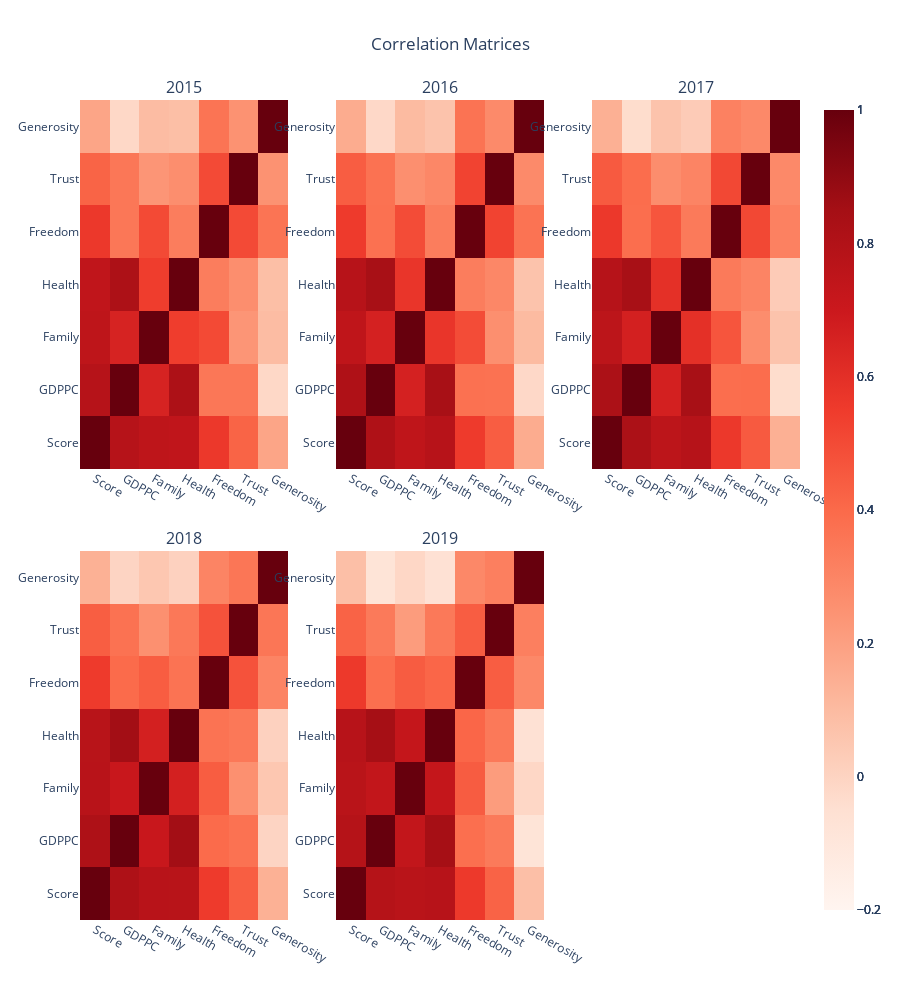

This figure's notebook cell:
### Code cell
fig = make_subplots(rows=2, cols=3, subplot_titles=('2015', '2016', '2017', '2018', '2019'), vertical_spacing=0.1)

i = 1
j = 1

for corr in df_range:
    fig.add_trace(go.Heatmap(z=corr, x=corr.columns, y=corr.columns, hoverongaps = False, zmin=-0.2, zmax=1, colorscale='Reds'), row=i, col=j)
    j += 1
    if j == 4:
        j = 1
        i += 1
fig.update_layout(title='Correlation Matrices', height=1000, title_x=0.5)
fig.show()

### Figure 1 — Plotly figure (JSON) as saved in the notebook; plotly's stock layout.template omitted (floating-point values rounded to 4 significant figures)
{"data": [{"colorscale": [[0, "rgb(255,245,240)"], [0.125, "rgb(254,224,210)"], [0.25, "rgb(252,187,161)"], [0.375, "rgb(252,146,114)"], [0.5, "rgb(251,106,74)"], [0.625, "rgb(239,59,44)"], [0.75, "rgb(203,24,29)"], [0.875, "rgb(165,15,21)"], [1, "rgb(103,0,13)"]], "hoverongaps": false, "type": "heatmap", "x": ["Score", "GDPPC", "Family", "Health", "Freedom", "Trust", "Generosity"], "xaxis": "x", "y": ["Score", "GDPPC", "Family", "Health", "Freedom", "Trust", "Generosity"], "yaxis": "y", "z": [[1.0, 0.7833, 0.7497, 0.7446, 0.5624, 0.4201, 0.1816], [0.7833, 1.0, 0.6542, 0.8203, 0.353, 0.3516, -0.01719], [0.7497, 0.6542, 1.0, 0.5442, 0.5026, 0.2378, 0.09406], [0.7446, 0.8203, 0.5442, 1.0, 0.3292, 0.2635, 0.08466], [0.5624, 0.353, 0.5026, 0.3292, 1.0, 0.5007, 0.3621], [0.4201, 0.3516, 0.2378, 0.2635, 0.5007, 1.0, 0.2511], [0.1816, -0.01719, 0.09406, 0.08466, 0.3621, 0.2511, 1.0]], "zmax": 1, "zmin": -0.2}, {"colorscale": [[0, "rgb(255,245,240)"], [0.125, "rgb(254,224,210)"], [0.25, "rgb(252,187,161)"], [0.375, "rgb(252,146,114)"], [0.5, "rgb(251,106,74)"], [0.625, "rgb(239,59,44)"], [0.75, "rgb(203,24,29)"], [0.875, "rgb(165,15,21)"], [1, "rgb(103,0,13)"]], "hoverongaps": false, "type": "heatmap", "x": ["Score", "GDPPC", "Family", "Health", "Freedom", "Trust", "Generosity"], "xaxis": "x2", "y": ["Score", "GDPPC", "Family", "Health", "Freedom", "Trust", "Generosity"], "yaxis": "y2", "z": [[1.0, 0.8105, 0.7492, 0.7801, 0.5538, 0.4401, 0.1567], [0.8105, 1.0, 0.663, 0.8397, 0.3744, 0.3687, -0.01836], [0.7492, 0.663, 1.0, 0.574, 0.4953, 0.2619, 0.09958], [0.7801, 0.8397, 0.574, 1.0, 0.3301, 0.2925, 0.06615], [0.5538, 0.3744, 0.4953, 0.3301, 1.0, 0.5253, 0.3678], [0.4401, 0.3687, 0.2619, 0.2925, 0.5253, 1.0, 0.2783], [0.1567, -0.01836, 0.09958, 0.06615, 0.3678, 0.2783, 1.0]], "zmax": 1, "zmin": -0.2}, {"colorscale": [[0, "rgb(255,245,240)"], [0.125, "rgb(254,224,210)"], [0.25, "rgb(252,187,161)"], [0.375, "rgb(252,146,114)"], [0.5, "rgb(251,106,74)"], [0.625, "rgb(239,59,44)"], [0.75, "rgb(203,24,29)"], [0.875, "rgb(165,15,21)"], [1, "rgb(103,0,13)"]], "hoverongaps": false, "type": "heatmap", "x": ["Score", "GDPPC", "Family", "Health", "Freedom", "Trust", "Generosity"], "xaxis": "x3", "y": ["Score", "GDPPC", "Family", "Health", "Freedom", "Trust", "Generosity"], "yaxis": "y3", "z": [[1.0, 0.8205, 0.7578, 0.783, 0.5613, 0.4508, 0.1408], [0.8205, 1.0, 0.6661, 0.8394, 0.3867, 0.39, -0.03602], [0.7578, 0.6661, 1.0, 0.596, 0.4671, 0.2689, 0.06688], [0.783, 0.8394, 0.596, 1.0, 0.3398, 0.3037, 0.03375], [0.5613, 0.3867, 0.4671, 0.3398, 1.0, 0.508, 0.313], [0.4508, 0.39, 0.2689, 0.3037, 0.508, 1.0, 0.2829], [0.1408, -0.03602, 0.06688, 0.03375, 0.313, 0.2829, 1.0]], "zmax": 1, "zmin": -0.2}, {"colorscale": [[0, "rgb(255,245,240)"], [0.125, "rgb(254,224,210)"], [0.25, "rgb(252,187,161)"], [0.375, "rgb(252,146,114)"], [0.5, "rgb(251,106,74)"], [0.625, "rgb(239,59,44)"], [0.75, "rgb(203,24,29)"], [0.875, "rgb(165,15,21)"], [1, "rgb(103,0,13)"]], "hoverongaps": false, "type": "heatmap", "x": ["Score", "GDPPC", "Family", "Health", "Freedom", "Trust", "Generosity"], "xaxis": "x4", "y": ["Score", "GDPPC", "Family", "Health", "Freedom", "Trust", "Generosity"], "yaxis": "y4", "z": [[1.0, 0.8136, 0.7759, 0.7746, 0.5547, 0.4385, 0.137], [0.8136, 1.0, 0.7103, 0.856, 0.3954, 0.3692, -0.002987], [0.7759, 0.7103, 1.0, 0.6675, 0.443, 0.258, 0.05032], [0.7746, 0.856, 0.6675, 1.0, 0.3678, 0.3485, 0.009572], [0.5547, 0.3954, 0.443, 0.3678, 1.0, 0.4761, 0.3023], [0.4385, 0.3692, 0.258, 0.3485, 0.4761, 1.0, 0.354], [0.137, -0.002987, 0.05032, 0.009572, 0.3023, 0.354, 1.0]], "zmax": 1, "zmin": -0.2}, {"colorscale": [[0, "rgb(255,245,240)"], [0.125, "rgb(254,224,210)"], [0.25, "rgb(252,187,161)"], [0.375, "rgb(252,146,114)"], [0.5, "rgb(251,106,74)"], [0.625, "rgb(239,59,44)"], [0.75, "rgb(203,24,29)"], [0.875, "rgb(165,15,21)"], [1, "rgb(103,0,13)"]], "hoverongaps": false, "type": "heatmap", "x": ["Score", "GDPPC", "Family", "Health", "Freedom", "Trust", "Generosity"], "xaxis": "x5", "y": ["Score", "GDPPC", "Family", "Health", "Freedom", "Trust", "Generosity"], "yaxis": "y5", "z": [[1.0, 0.787, 0.7714, 0.7794, 0.5586, 0.4219, 0.0818], [0.787, 1.0, 0.737, 0.8473, 0.3813, 0.3418, -0.07516], [0.7714, 0.737, 1.0, 0.7293, 0.4451, 0.215, -0.01255], [0.7794, 0.8473, 0.7293, 1.0, 0.4123, 0.3423, -0.05759], [0.5586, 0.3813, 0.4451, 0.4123, 1.0, 0.4404, 0.2884], [0.4219, 0.3418, 0.215, 0.3423, 0.4404, 1.0, 0.3214], [0.0818, -0.07516, -0.01255, -0.05759, 0.2884, 0.3214, 1.0]], "zmax": 1, "zmin": -0.2}], "layout": {"annotations": [{"font": {"size": 16}, "showarrow": false, "text": "2015", "x": 0.1444, "xanchor": "center", "xref": "paper", "y": 1, "yanchor": "bottom", "yref": "paper"}, {"font": {"size": 16}, "showarrow": false, "text": "2016", "x": 0.5, "xanchor": "center", "xref": "paper", "y": 1, "yanchor": "bottom", "yref": "paper"}, {"font": {"size": 16}, "showarrow": false, "text": "2017", "x": 0.8556, "xanchor": "center", "xref": "paper", "y": 1, "yanchor": "bottom", "yref": "paper"}, {"font": {"size": 16}, "showarrow": false, "text": "2018", "x": 0.1444, "xanchor": "center", "xref": "paper", "y": 0.45, "yanchor": "bottom", "yref": "paper"}, {"font": {"size": 16}, "showarrow": false, "text": "2019", "x": 0.5, "xanchor": "center", "xref": "paper", "y": 0.45, "yanchor": "bottom", "yref": "paper"}], "height": 1000, "title": {"text": "Correlation Matrices", "x": 0.5}, "xaxis": {"anchor": "y", "domain": [0, 0.2889]}, "xaxis2": {"anchor": "y2", "domain": [0.3556, 0.6444]}, "xaxis3": {"anchor": "y3", "domain": [0.7111, 1]}, "xaxis4": {"anchor": "y4", "domain": [0, 0.2889]}, "xaxis5": {"anchor": "y5", "domain": [0.3556, 0.6444]}, "xaxis6": {"anchor": "y6", "domain": [0.7111, 1]}, "yaxis": {"anchor": "x", "domain": [0.55, 1]}, "yaxis2": {"anchor": "x2", "domain": [0.55, 1]}, "yaxis3": {"anchor": "x3", "domain": [0.55, 1]}, "yaxis4": {"anchor": "x4", "domain": [0, 0.45]}, "yaxis5": {"anchor": "x5", "domain": [0, 0.45]}, "yaxis6": {"anchor": "x6", "domain": [0, 0.45]}}}
